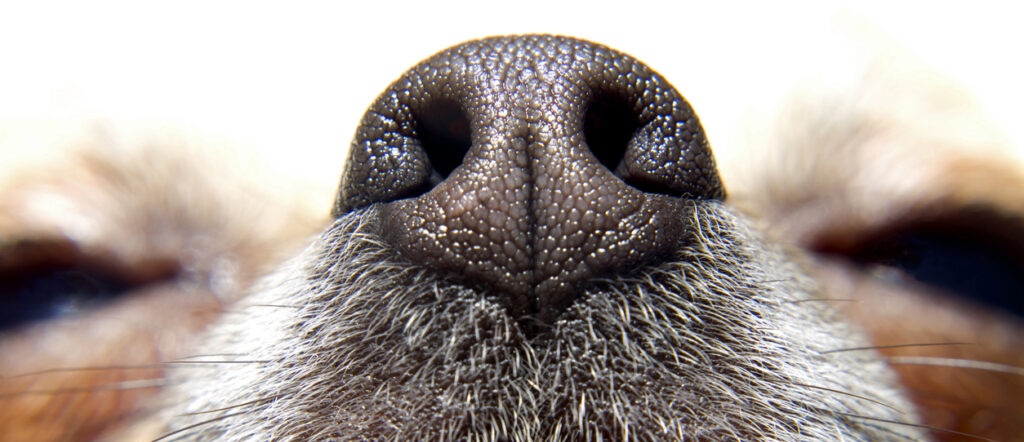
#> input picture backend/image.jpg, 1024 x 442 px, given in place of the camera
$ python dog_nose_capture_2.py   (older library calls are emulated)
#> lines starting #> are read from the running program, lines starting #| are printed output that depends on the picture; after the words box and inside, x2 and y2 are one past the last pixel; in counts of white or black regions, pixels touching at a corner belong together
#!/usr/bin/env python3
"""
Dog Nose Auto-Capture System with Fixed Detection
Improved detection algorithm with better confidence scoring
"""

import cv2
import numpy as np
import os
from datetime import datetime
import time
import argparse
from pathlib import Path


class AccurateDogNoseDetector:
    def __init__(self, output_dir="dog_nose_dataset", min_sharpness=100.0,
                 auto_capture=True, capture_interval=1.5, min_confidence=0.60):
#> in run, frame is the input picture: shape (442, 1024, 3); mean B, G, R 150.5, 156, 166.2
        self.output_dir = Path(output_dir)
        self.output_dir.mkdir(parents=True, exist_ok=True)

        self.auto_capture = auto_capture
        self.capture_interval = capture_interval
        self.min_sharpness = min_sharpness
        self.min_confidence = min_confidence
        self.last_capture_time = 0
        self.capture_count = 0

        self.viz_mode = 0

        # Create subdirectories
        self.sharp_dir = self.output_dir / "sharp"
        self.rejected_dir = self.output_dir / "rejected"
        self.viz_dir = self.output_dir / "visualizations"
        self.sharp_dir.mkdir(exist_ok=True)
        self.rejected_dir.mkdir(exist_ok=True)
        self.viz_dir.mkdir(exist_ok=True)

        print(f"📁 Output: {self.output_dir}")
        print(f"🎯 Sharpness threshold: {self.min_sharpness}")
        print(f"🎯 Confidence threshold: {self.min_confidence * 100}%")
        print(f"⏱️  Interval: {self.capture_interval}s")

    def calculate_sharpness(self, image):
        gray = cv2.cvtColor(image, cv2.COLOR_BGR2GRAY)
        laplacian = cv2.Laplacian(gray, cv2.CV_64F)
        return laplacian.var()

    def detect_nose_improved(self, image):
        """
        Improved nose detection with relaxed constraints
        """
        h, w = image.shape[:2]
        gray = cv2.cvtColor(image, cv2.COLOR_BGR2GRAY)
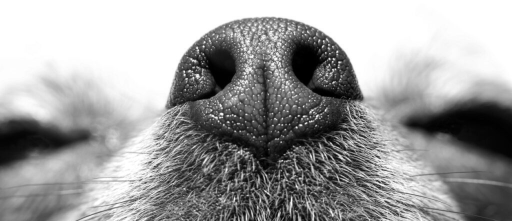
#> gray: shape (442, 1024) (shown at 1/2 size); min 0, max 255, mean 158.4

        # Center region where nose should be
        center_margin = 0.25
        center_x1 = int(w * center_margin)
        center_x2 = int(w * (1 - center_margin))
        center_y1 = int(h * center_margin)
        center_y2 = int(h * (1 - center_margin))

        # Step 1: Enhance contrast
        clahe = cv2.createCLAHE(clipLimit=2.0, tileGridSize=(8,8))
        enhanced = clahe.apply(gray)
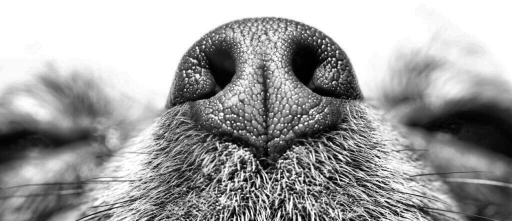
#> enhanced: shape (442, 1024) (shown at 1/2 size); min 0, max 255, mean 160.1

        # Step 2: Multiple thresholding methods
        # Method A: Otsu thresholding (good for dark noses)
        blurred = cv2.GaussianBlur(enhanced, (5, 5), 0)
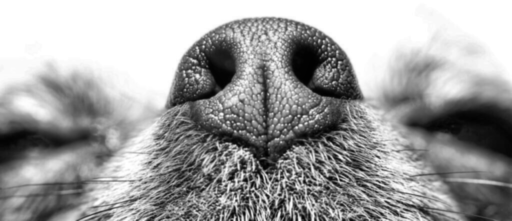
#> blurred: shape (442, 1024) (shown at 1/2 size); min 1, max 255, mean 160.1
        _, otsu = cv2.threshold(blurred, 0, 255, cv2.THRESH_BINARY_INV + cv2.THRESH_OTSU)
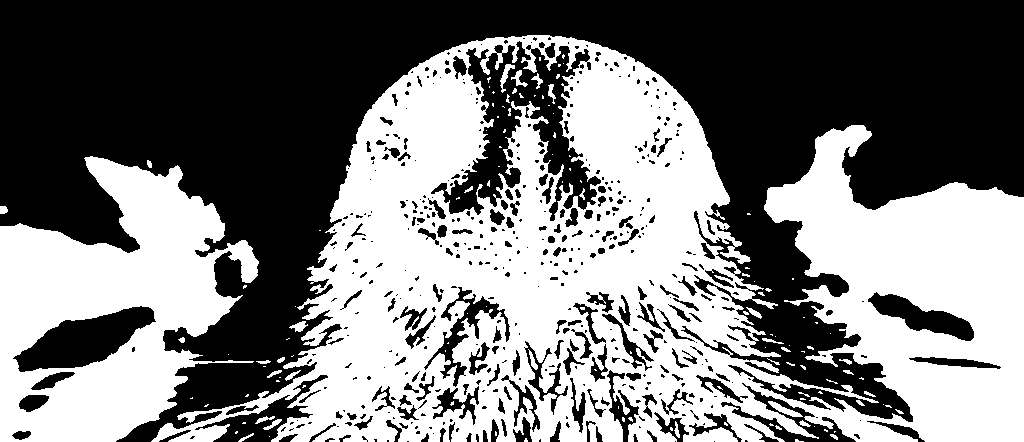
#> otsu: shape (442, 1024); 48.1% white; 128 white regions (93 under 20 px), largest, box (x1, y1, x2, y2) and area: (151, 35, 1024, 442) 174320, (0, 156, 259, 442) 40830, (768, 401, 803, 417) 190

        # Method B: Adaptive thresholding
        adaptive = cv2.adaptiveThreshold(
            enhanced, 255, cv2.ADAPTIVE_THRESH_GAUSSIAN_C,
            cv2.THRESH_BINARY_INV, 21, 8
        )
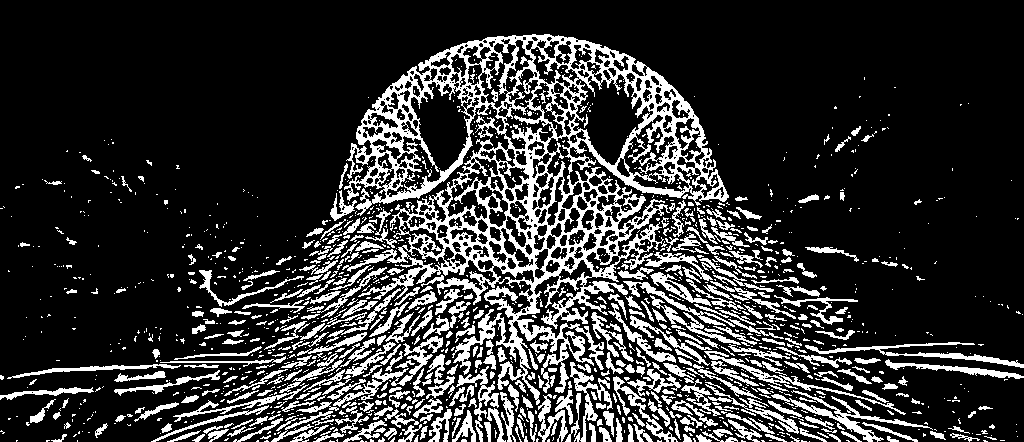
#> adaptive: shape (442, 1024); 20% white; 1505 white regions (1068 under 20 px), largest, box (x1, y1, x2, y2) and area: (342, 34, 729, 405) 36448, (771, 390, 933, 442) 1187, (333, 336, 443, 407) 1079

        # Method C: Simple threshold for very dark regions
        _, simple = cv2.threshold(enhanced, 80, 255, cv2.THRESH_BINARY_INV)
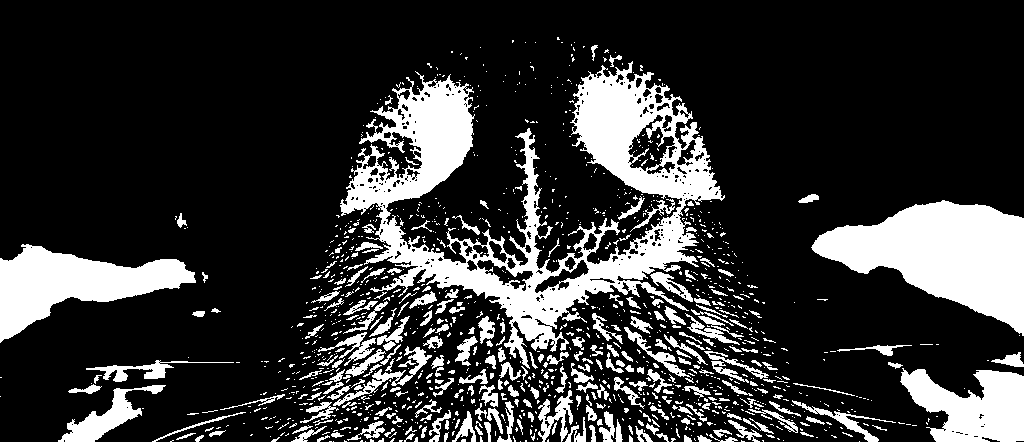
#> simple: shape (442, 1024); 21% white; 1232 white regions (966 under 20 px), largest, box (x1, y1, x2, y2) and area: (340, 61, 725, 369) 34544, (811, 200, 1024, 336) 15638, (0, 244, 196, 343) 8812

        # Combine methods - if any method detects it, include it
        combined = cv2.bitwise_or(otsu, adaptive)
#> combined: shape (442, 1024); 50.3% white; 559 black regions (354 under 20 px), largest, box (x1, y1, x2, y2) and area: (0, 0, 1024, 442) 185011, (13, 306, 156, 372) 4782, (868, 292, 974, 341) 2117
        combined = cv2.bitwise_or(combined, simple)

        # Morphological operations to clean up
        kernel = cv2.getStructuringElement(cv2.MORPH_ELLIPSE, (5, 5))
        combined = cv2.morphologyEx(combined, cv2.MORPH_CLOSE, kernel, iterations=3)
#> combined: shape (442, 1024); 63.3% white; 18 black regions, largest, box (x1, y1, x2, y2) and area: (0, 0, 1024, 270) 155985, (18, 306, 154, 371) 4498, (873, 294, 974, 341) 2051
        combined = cv2.morphologyEx(combined, cv2.MORPH_OPEN, kernel, iterations=2)
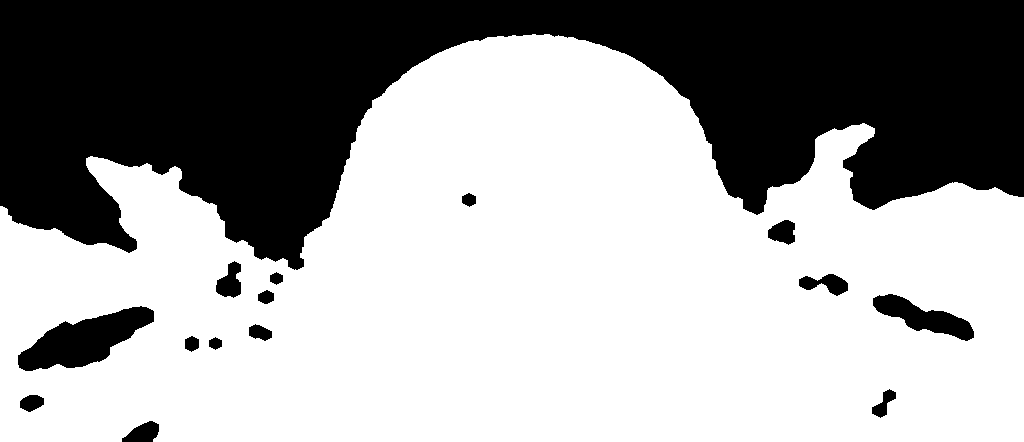
#> combined: shape (442, 1024); 63.1% white; 15 black regions, largest, box (x1, y1, x2, y2) and area: (0, 0, 1024, 270) 156477, (18, 306, 154, 371) 4549, (873, 294, 974, 341) 2053

        # Fill small holes
        kernel_large = cv2.getStructuringElement(cv2.MORPH_ELLIPSE, (15, 15))
        combined = cv2.morphologyEx(combined, cv2.MORPH_CLOSE, kernel_large)
#> combined: shape (442, 1024); 63.7% white; 8 black regions

        # Find contours
        contours, _ = cv2.findContours(combined, cv2.RETR_EXTERNAL, cv2.CHAIN_APPROX_SIMPLE)
#> contours = 1 contour; box (x1, y1, x2, y2) and area: (0, 34, 1024, 442) 294474
#> (the rest of the program and of its run is left out)
